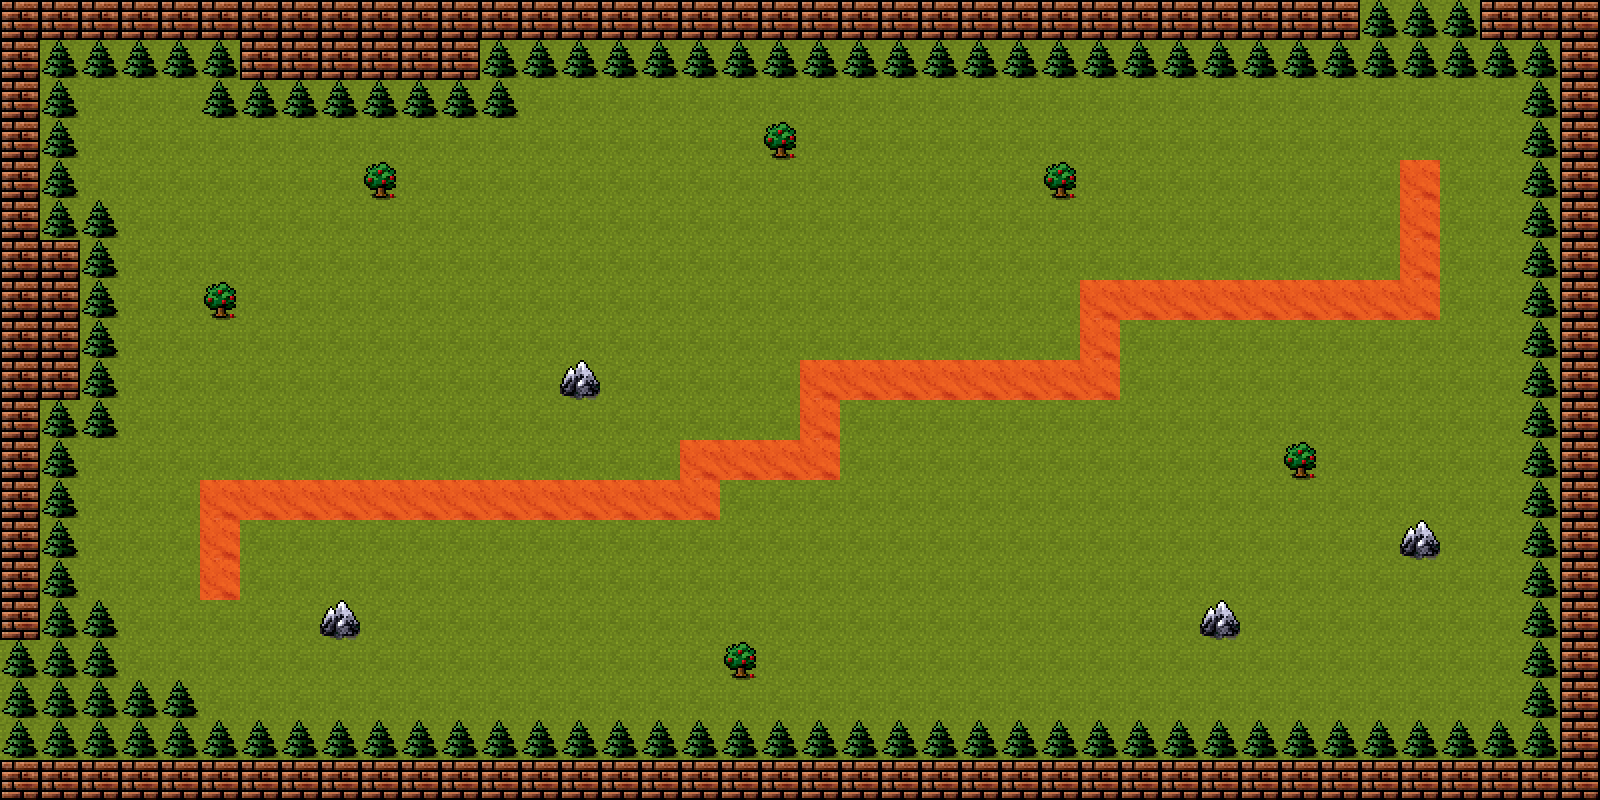

A 2D game scene composited from a Tiled map and its tileset images. What follows is a short description and the map's XML, with each tile layer's data collapsed to a summary:
An orthogonal 40x20 tile map with 40x40 px tiles, 2 tile layers (backgroundLayer, blockedLayer) and 70 objects.

<map version="1.0" orientation="orthogonal" renderorder="right-down" width="40" height="20" tilewidth="40" tileheight="40" nextobjectid="91">
 <tileset firstgid="1" name="terrains" tilewidth="40" tileheight="40" tilecount="16" columns="8">
  <image source="../images/terrains.png" width="320" height="80" />
 </tileset>
 <layer name="backgroundLayer" width="40" height="20">
  <data>[800 cells, 800 non-empty, 2 distinct tile ids]</data>
 </layer>
 <layer name="blockedLayer" width="40" height="20">
  <data>[800 cells, 253 non-empty, 4 distinct tile ids]</data>
 </layer>
 <objectgroup name="objectsLayer">
  <object id="10" gid="16" x="1402" y="160" width="40" height="40">
   <properties>
    <property name="sprite" value="browndoor" />
    <property name="type" value="door" />
   </properties>
  </object>
  <object id="11" gid="16" x="200" y="640" width="40" height="40">
   <properties>
    <property name="sprite" value="browndoor" />
    <property name="type" value="door" />
   </properties>
  </object>
  <object id="15" gid="14" x="1400" y="200" width="40" height="40">
   <properties>
    <property name="sprite" value="none" />
    <property name="type" value="playerStart" />
   </properties>
  </object>
  <object id="16" gid="6" x="720" y="250" width="40" height="40">
   <properties>
    <property name="sprite" value="jawa" />
    <property name="type" value="item1" />
   </properties>
  </object>
  <object id="17" gid="6" x="544" y="328" width="40" height="40">
   <properties>
    <property name="sprite" value="jawa" />
    <property name="type" value="item1" />
   </properties>
  </object>
  <object id="18" gid="6" x="246" y="210" width="40" height="40">
   <properties>
    <property name="sprite" value="jawa" />
    <property name="type" value="item1" />
   </properties>
  </object>
  <object id="19" gid="6" x="368" y="350" width="40" height="40">
   <properties>
    <property name="sprite" value="jawa" />
    <property name="type" value="item1" />
   </properties>
  </object>
  <object id="20" gid="6" x="124" y="176" width="40" height="40">
   <properties>
    <property name="sprite" value="jawa" />
    <property name="type" value="item1" />
   </properties>
  </object>
  <object id="21" gid="6" x="104" y="494" width="40" height="40">
   <properties>
    <property name="sprite" value="jawa" />
    <property name="type" value="item1" />
   </properties>
  </object>
  <object id="22" gid="6" x="870" y="674" width="40" height="40">
   <properties>
    <property name="sprite" value="jawa" />
    <property name="type" value="item1" />
   </properties>
  </object>
  <object id="23" gid="6" x="784" y="560" width="40" height="40">
   <properties>
    <property name="sprite" value="jawa" />
    <property name="type" value="item1" />
   </properties>
  </object>
  <object id="24" gid="6" x="1454" y="662" width="40" height="40">
   <properties>
    <property name="sprite" value="jawa" />
    <property name="type" value="item1" />
   </properties>
  </object>
  <object id="25" gid="6" x="1416" y="384" width="40" height="40">
   <properties>
    <property name="sprite" value="jawa" />
    <property name="type" value="item1" />
   </properties>
  </object>
  <object id="26" gid="6" x="986" y="584" width="40" height="40">
   <properties>
    <property name="sprite" value="jawa" />
    <property name="type" value="item1" />
   </properties>
  </object>
  <object id="27" gid="6" x="1052" y="490" width="40" height="40">
   <properties>
    <property name="sprite" value="jawa" />
    <property name="type" value="item1" />
   </properties>
  </object>
  <object id="28" gid="6" x="582" y="182" width="40" height="40">
   <properties>
    <property name="sprite" value="jawa" />
    <property name="type" value="item1" />
   </properties>
  </object>
  <object id="29" gid="6" x="1198" y="152" width="40" height="40">
   <properties>
    <property name="sprite" value="jawa" />
    <property name="type" value="item1" />
   </properties>
  </object>
  <object id="30" gid="6" x="898" y="210" width="40" height="40">
   <properties>
    <property name="sprite" value="jawa" />
    <property name="type" value="item1" />
   </properties>
  </object>
  <object id="31" gid="6" x="442" y="602" width="40" height="40">
   <properties>
    <property name="sprite" value="jawa" />
    <property name="type" value="item1" />
   </properties>
  </object>
  <object id="32" gid="6" x="564" y="682" width="40" height="40">
   <properties>
    <property name="sprite" value="jawa" />
    <property name="type" value="item1" />
   </properties>
  </object>
  <object id="33" gid="7" x="156" y="394" width="40" height="40">
   <properties>
    <property name="sprite" value="wamena" />
    <property name="type" value="item2" />
   </properties>
  </object>
  <object id="35" gid="7" x="274" y="430" width="40" height="40">
   <properties>
    <property name="sprite" value="wamena" />
    <property name="type" value="item2" />
   </properties>
  </object>
  <object id="36" gid="7" x="436" y="236" width="40" height="40">
   <properties>
    <property name="sprite" value="wamena" />
    <property name="type" value="item2" />
   </properties>
  </object>
  <object id="37" gid="7" x="832" y="306" width="40" height="40">
   <properties>
    <property name="sprite" value="wamena" />
    <property name="type" value="item2" />
   </properties>
  </object>
  <object id="38" gid="7" x="1040" y="676" width="40" height="40">
   <properties>
    <property name="sprite" value="wamena" />
    <property name="type" value="item2" />
   </properties>
  </object>
  <object id="39" gid="15" x="1196" y="388" width="40" height="40">
   <properties>
    <property name="sprite" value="toraja" />
    <property name="type" value="item3" />
   </properties>
  </object>
  <object id="40" gid="15" x="1320" y="676" width="40" height="40">
   <properties>
    <property name="sprite" value="toraja" />
    <property name="type" value="item3" />
   </properties>
  </object>
  <object id="41" gid="15" x="1120" y="552" width="40" height="40">
   <properties>
    <property name="sprite" value="toraja" />
    <property name="type" value="item3" />
   </properties>
  </object>
  <object id="42" gid="15" x="434" y="438" width="40" height="40">
   <properties>
    <property name="sprite" value="toraja" />
    <property name="type" value="item3" />
   </properties>
  </object>
  <object id="43" gid="15" x="954" y="312" width="40" height="40">
   <properties>
    <property name="sprite" value="toraja" />
    <property name="type" value="item3" />
   </properties>
  </object>
  <object id="44" gid="15" x="1202" y="230" width="40" height="40">
   <properties>
    <property name="sprite" value="toraja" />
    <property name="type" value="item3" />
   </properties>
  </object>
  <object id="45" gid="15" x="1364" y="470" width="40" height="40">
   <properties>
    <property name="sprite" value="toraja" />
    <property name="type" value="item3" />
   </properties>
  </object>
  <object id="46" gid="7" x="914" y="474" width="40" height="40">
   <properties>
    <property name="sprite" value="wamena" />
    <property name="type" value="item2" />
   </properties>
  </object>
  <object id="47" gid="7" x="553.333" y="592" width="40" height="40">
   <properties>
    <property name="sprite" value="wamena" />
    <property name="type" value="item2" />
   </properties>
  </object>
  <object id="48" gid="7" x="681.333" y="634.667" width="40" height="40">
   <properties>
    <property name="sprite" value="wamena" />
    <property name="type" value="item2" />
   </properties>
  </object>
  </objectgroup>
</map>
<!-- 35 of 70 objects omitted -->
